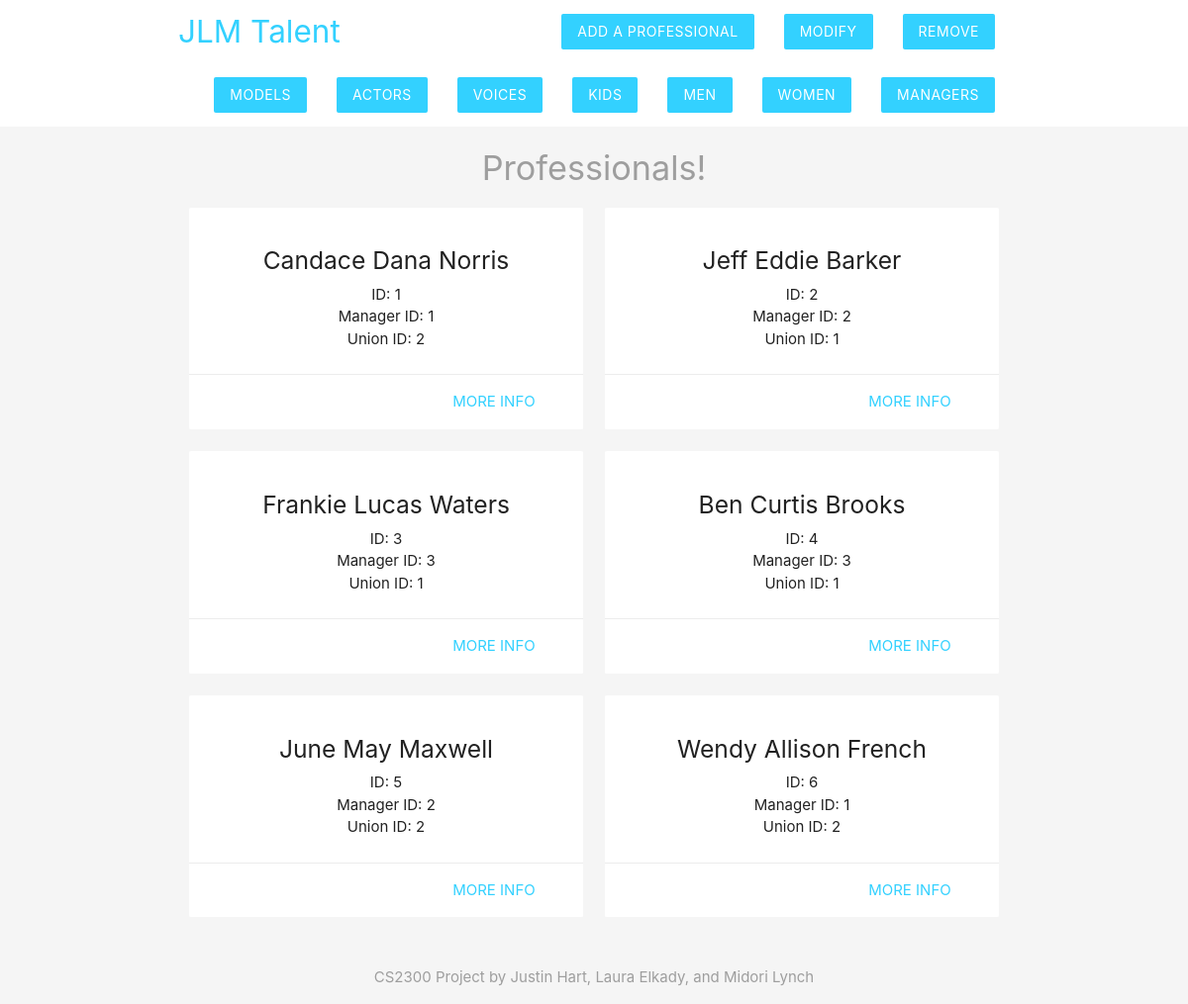
/test/index.php, run on the app's committed database.
### tables this page shows
CREATE TABLE PROFESSIONALS(IDno varchar(80) NOT NULL,
Fname varchar(80) NOT NULL,
Mname varchar(80),
Lname varchar(80) NOT NULL,
UID varchar(80),
ManID varchar(80),
PRIMARY KEY (IDno),
FOREIGN KEY (UID) REFERENCES UNIONS(UnionID),
FOREIGN KEY(ManID) REFERENCES Manager(ManagerID)
);

### test/index.php (the view, shortened to what this page needs)
<?php
include('config/db_connect.php');
$sql = 'SELECT * FROM PROFESSIONALS ORDER BY IDno';
$result = mysqli_query($conn, $sql);
$profs = mysqli_fetch_all($result, MYSQLI_ASSOC);
?>
<!DOCTYPE html>
<html>
	<?php include('templates/header.php'); ?>
	<h4 class="center grey-text">Professionals!</h4>
	<div class="container">
		<div class="row">
			<?php foreach($profs as $prof){ ?>
				<div class="col s6 md3">
					<div class="card z-depth-0">
						<div class="card-content center">
							<h5><?php echo htmlspecialchars($prof['Fname']); echo " "; echo htmlspecialchars($prof['Mname']); echo " ";  echo htmlspecialchars($prof['Lname']) ?></h5>
							<div><?php echo "ID: " ; echo htmlspecialchars($prof['IDno']);?></div>
							<div><?php echo "Manager ID: " ; echo htmlspecialchars($prof['ManID']);?></div>
							<div><?php echo "Union ID: " ; echo htmlspecialchars($prof['UID']);?></div>
						</div>
						<div class="card-action right-align">
							<a class="brand-text" href="#">more info</a>
						</div>
					</div>
				</div>
			<?php } ?>
		</div>
	</div>
	<?php include('templates/footer.php'); ?>
</html>

### test/templates/header.php (shortened to what this page needs)
<head>
  <link rel="stylesheet" href="https://cdnjs.cloudflare.com/ajax/libs/materialize/1.0.0/css/materialize.min.css">
</head>
<body class="grey lighten-4">
		<nav class="white z-depth-0">
		<div class="container">
    	<a href="index.php" class="brand-logo brand-text">  JLM Talent</a>
      	<ul id="nav-mobile" class="right hide-on-small-and-down">
        	<li><a href="add.php" class="btn brand z-depth-0">Add a Professional</a></li>
        	<li><a href="#" class="btn brand z-depth-0">Modify</a></li>
        	<li><a href="#" class="btn brand z-depth-0">Remove</a></li>
    </div>
  </nav>
  <nav class="white z-depth-0">
  		<div class="container">
		<ul id="nav-mobile" class="right hide-on-small-and-down">
        	<li><a href="model.php" class="btn brand z-depth-0">Models</a></li>
        	<li><a href="actors.php" class="btn brand z-depth-0">Actors</a></li>
        	<li><a href="voices.php" class="btn brand z-depth-0">Voices</a></li>
     		<li><a href="kid.php" class="btn brand z-depth-0">Kids</a></li>
        	<li><a href="adultman.php" class="btn brand z-depth-0">Men</a></li>
        	<li><a href="adultwoman.php" class="btn brand z-depth-0">Women</a></li>
        	<li><a href="manager.php" class="btn brand z-depth-0">Managers</a></li>
    </div>
  </nav>

### test/templates/footer.php
	<footer class="section">
		<div class="center grey-text"> CS2300 Project by Justin Hart, Laura Elkady, and Midori Lynch</div>
	</footer>
</body>

### test/templates/header.php (style rules this page uses)
.brand { background: #33D1FF!important; }
.brand-text { color: #33D1FF !important; }

### data on the page
professionals: Fname "Candace", Mname "Dana", Lname "Norris", IDno "1", ManID "1", UID "2"
professionals: Fname "Jeff", Mname "Eddie", Lname "Barker", IDno "2", ManID "2", UID "1"
professionals: Fname "Frankie", Mname "Lucas", Lname "Waters", IDno "3", ManID "3", UID "1"
professionals: Fname "Ben", Mname "Curtis", Lname "Brooks", IDno "4", ManID "3", UID "1"
professionals: Fname "June", Mname "May", Lname "Maxwell", IDno "5", ManID "2", UID "2"
professionals: Fname "Wendy", Mname "Allison", Lname "French", IDno "6", ManID "1", UID "2"
